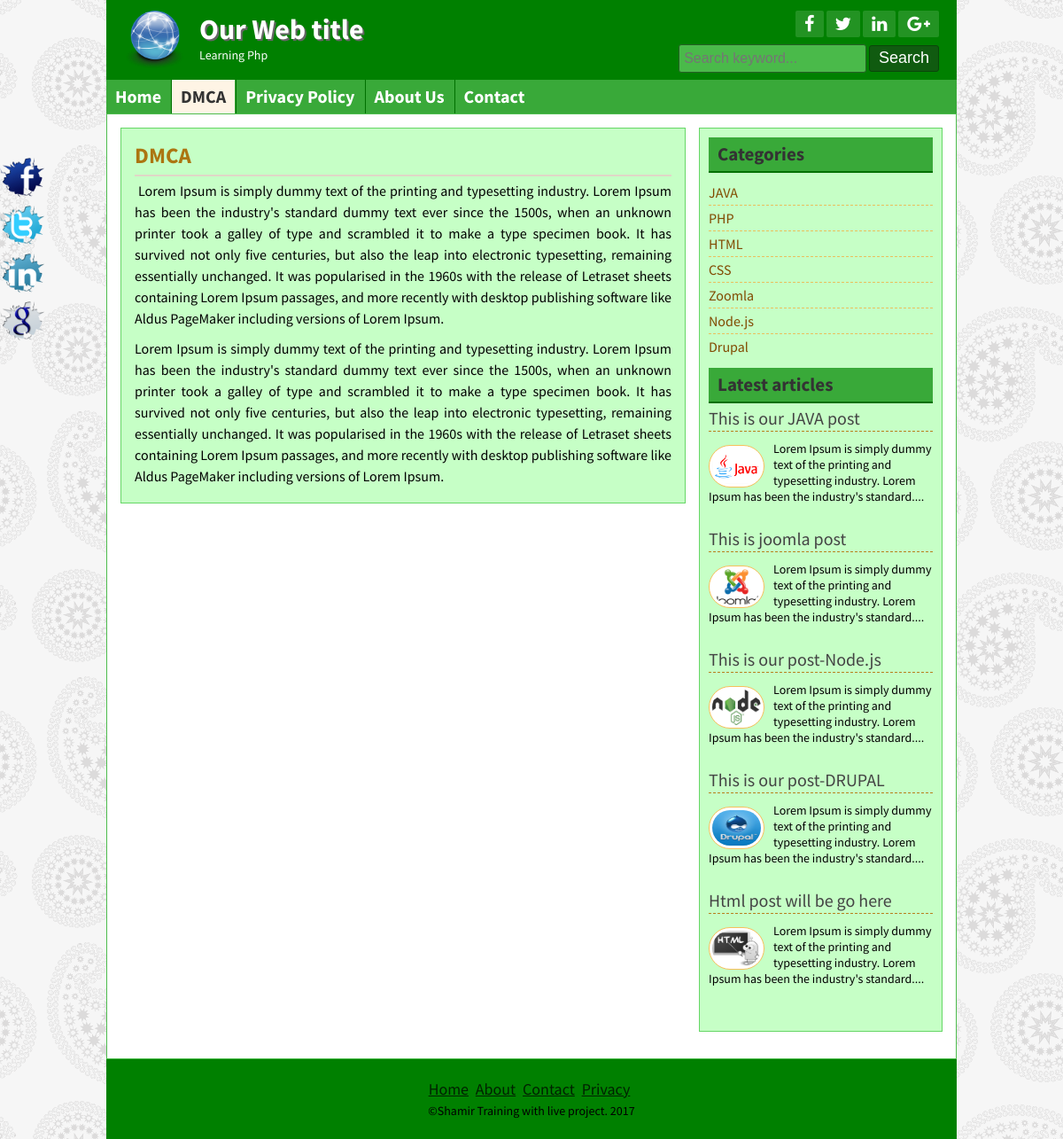
Page /page.php?pageid=1 on the committed database.
### tables this page shows
CREATE TABLE `title_slogan` (
  `id` int(11) NOT NULL,
  `title` varchar(255) NOT NULL,
  `slogan` varchar(255) NOT NULL,
  `logo` varchar(255) NOT NULL
);

CREATE TABLE `tbl_social` (
  `id` int(11) NOT NULL,
  `fb` varchar(255) NOT NULL,
  `tw` varchar(255) NOT NULL,
  `ln` varchar(255) NOT NULL,
  `gp` varchar(255) NOT NULL
);

CREATE TABLE `tbl_page` (
  `id` int(11) NOT NULL,
  `name` varchar(255) NOT NULL,
  `body` text NOT NULL
);

CREATE TABLE `tbl_category` (
  `id` int(11) NOT NULL,
  `name` varchar(50) NOT NULL
);

CREATE TABLE `tbl_post` (
  `id` int(11) NOT NULL,
  `cat` int(11) NOT NULL,
  `title` varchar(255) NOT NULL,
  `body` text NOT NULL,
  `image` varchar(255) NOT NULL,
  `author` varchar(50) NOT NULL,
  `tags` varchar(255) NOT NULL,
  `date` timestamp NOT NULL DEFAULT CURRENT_TIMESTAMP,
  `userid` int(11) NOT NULL
);

CREATE TABLE `tbl_copyright` (
  `id` int(11) NOT NULL,
  `note` varchar(255) NOT NULL
);

### lib/Database.php (called while the page is built, shortened)
<?php
	class Database{
		public $host = DB_HOST;
		public $user = DB_USER;
		public $pass = DB_PASS;
		public $dbname = DB_NAME;
		public $link;
		private function connectDb(){
			$this->link = new mysqli($this->host, $this->user, $this->pass, $this->dbname);
		}
		public function selectDb($query){
			$result = $this->link->query($query) or die($this->link->error.__LINE__);
			if($result->num_rows > 0){
				return $result;
			}else{
				return false;
			}
		}
	}
?>

### helpers/Format.php (called while the page is built, shortened)
<?php
	class Format{
		public function textShorten($body, $limit = 400){
			$body = $body."";
			$body = substr($body, 0, $limit);
			$body = substr($body, 0, strrpos($body, ' '));
			$body = $body."....";
			return $body;
		}
	}
?>

### page.php (the view)
<?php  include 'inc/header.php'; ?>
<?php
    if (!isset($_GET['pageid']) || $_GET['pageid'] == NULL) {
       header("Location: 404.php");
    }else{
        $id = $_GET['pageid'];
    }
?>
<?php
            $query = "SELECT * FROM tbl_page WHERE id='$id'";
            $pages = $db->selectDb($query);
            if ($pages) {
                while ($result = $pages->fetch_assoc()) {
?>
	<div class="contentsection contemplete clear">
		<div class="maincontent clear">
			<div class="about">
				<h2><?php echo $result['name']; ?></h2>
				<?php echo $result['body']; ?>
	</div>
		</div>
<?php } } else { header("Location: 404.php"); } ?>
<?php
	include 'inc/sidebar.php';
	include 'inc/footer.php';
?>

### inc/header.php (shortened to what this page needs)
<?php
 include 'lib/Database.php';
 include 'helpers/Format.php';
 $db = new Database();
 $fm = new Format();
?>
<!DOCTYPE html>
<html>
<head>
	<?php include 'scripts/css.php'; ?>
</head>
<body>
	<div class="headersection templete clear">
		<a href="#">
			<div class="logo">
		 <?php
	        $query = "SELECT * FROM title_slogan WHERE id='1'";
	        $seltitle = $db->selectDb($query);
	        if ($seltitle) {
            	while ($result = $seltitle->fetch_assoc()) {
   		 ?>
				<img src="admin/<?php echo $result['logo'] ?>" alt="Logo"/>
				<h2><?php echo $result['title'] ?></h2>
				<p><?php echo $result['slogan'] ?></p>
		<?php } } ?>
			</div>
		</a>
		<div class="social clear">
			<div class="icon clear">
		<?php
	        $query = "SELECT * FROM tbl_social WHERE id='1'";
	        $social = $db->selectDb($query);
	        if ($social) {
	            while ($result = $social->fetch_assoc()) {
		?>
				<a href="<?php echo $result['fb']; ?>" target="_blank"><i class="fa fa-facebook"></i></a>
				<a href="<?php echo $result['tw']; ?>" target="_blank"><i class="fa fa-twitter"></i></a>
				<a href="<?php echo $result['ln']; ?>" target="_blank"><i class="fa fa-linkedin"></i></a>
				<a href="<?php echo $result['gp']; ?>" target="_blank"><i class="fa fa-google-plus"></i></a>
		<?php } } ?>
			</div>
			<div class="searchbtn clear">
			<form action="search.php" method="post">
				<input type="text" name="search" placeholder="Search keyword..."/>
				<input type="submit" name="submit" value="Search"/>
			</form>
			</div>
		</div>
	</div>
<div class="navsection templete">
<?php
			$path = $_SERVER['SCRIPT_FILENAME'];
			$currentpage = basename($path, '.php');
?>
	<ul>
		<li><a
		<?php if ($currentpage == 'index') { echo 'id="active"'; } ?>
		href="index.php">Home</a></li>
		<?php
            $query = "SELECT * FROM tbl_page";
            $pages = $db->selectDb($query);
            if ($pages) {
                while ($result = $pages->fetch_assoc()) {
        ?>
            <li><a
				<?php if (isset($_GET['pageid']) && $_GET['pageid'] == $result['id']) {
       				 echo 'id="active"';
       				}
       			?>
            href="page.php?pageid=<?php echo $result['id']; ?>"><?php echo $result['name']; ?></a> </li>
        <?php } } ?>
		<li><a
		<?php if ($currentpage == 'contact') { echo 'id="active"'; } ?>
		href="contact.php">Contact</a></li>
	</ul>
</div>

### inc/sidebar.php
<div class="sidebar clear">
			<div class="samesidebar clear">
				<h2>Categories</h2>
					<ul>
					<?php
						$query = "SELECT * FROM tbl_category ";
						$post = $db->selectDb($query);
						if ($post) {
							while ($result = $post->fetch_assoc()) {
					?>
						<li><a href="posts.php?category=<?php echo $result['id']; ?>"><?php echo $result['name']; ?></a></li>
					<?php } } else{ ?>
						<li><p>No Category Available</p></li>
					<?php  } ?>
					</ul>
			</div>
			<div class="samesidebar clear">
				<h2>Latest articles</h2>
				<?php
					$query = "SELECT * FROM tbl_post LIMIT 5";
					$post = $db->selectDb($query);
					if ($post) {
						while ($result = $post->fetch_assoc()) {
				?>
					<div class="popular clear">
						<h3><a href="post.php?id=<?php echo $result['id']; ?>"><?php echo $result['title']; ?></a></h3>
						<a href="#"><img src="admin/<?php echo $result['image']; ?>" alt="post image"/></a>
						<?php echo $fm->textShorten($result['body'], 125); ?>
					</div>
<?php } ?>
<?php  } else{
		 echo "No latest articles Found";
	}?>
			</div>
</div>

### inc/footer.php (shortened to what this page needs)
</div>
	<div class="footersection templete clear">
	  <div class="footermenu clear">
		<ul>
			<li><a href="#">Home</a></li>
			<li><a href="#">About</a></li>
			<li><a href="#">Contact</a></li>
			<li><a href="#">Privacy</a></li>
		</ul>
	  </div>
<?php
        $query = "SELECT * FROM tbl_copyright WHERE id='1'";
        $copy = $db->selectDb($query);
        if ($copy) {
            while ($result = $copy->fetch_assoc()) {
?>
	  <p>&copy;<?php echo $result['note']; ?> <?php echo date('Y'); ?></p>
<?php } } ?>
	</div>
	<div class="fixedicon clear">
	<?php
	        $query = "SELECT * FROM tbl_social WHERE id='1'";
	        $social = $db->selectDb($query);
	        if ($social) {
	            while ($result = $social->fetch_assoc()) {
	?>
		<a href="<?php echo $result['fb']; ?>"><img src="images/fb.png" alt="Facebook"/></a>
		<a href="<?php echo $result['tw']; ?>"><img src="images/tw.png" alt="Twitter"/></a>
		<a href="<?php echo $result['ln']; ?>"><img src="images/in.png" alt="LinkedIn"/></a>
		<a href="<?php echo $result['gp']; ?>"><img src="images/gl.png" alt="GooglePlus"/></a>
	<?php } } ?>
	</div>
</body>
</html>

### style.css (style rules this page uses)
* { margin:0;padding:0;outline:0 }
body { font-family: 'Source Sans Pro', sans-serif;font-size:14px;line-height:18px;color:#000;background:url(images/bg.png)repeat fixed 0 0 #fff; }
.templete { width:960px;margin:0 auto; }
.contemplete { margin: 0 auto; width: 928px; }
.clear { overflow:hidden; }
input[type="text"], input[type="email"] { border: 1px solid #cfc5b6; border-radius: 3px; margin-bottom: 5px; padding: 5px; width: 300px; }
input[type="submit"] { background: #b7801c none repeat scroll 0 0; border: 1px solid #e6af4b; color: #fff; cursor: pointer; font-size: 20px; padding: 1px 10px; }
.headersection { background: #ca932f none repeat scroll 0 0; color: #fff; }
.logo { float: left; width: 580px; }
.logo img { float: left; margin-right: 15px; padding-bottom: 10px; padding-left: 20px; padding-top: 10px; width: 70px; }
.logo h2 { color: #fff; font-size: 32px; margin-bottom: 11px; margin-top: 24px; text-shadow: 2px 2px 0 #666; }
.logo p { color:#fff; }
.social { float: right; margin-right: 20px; margin-top: 12px; text-align: right; width: 360px; }
.icon { float: right; }
.icon a { background: #a56e0a none repeat scroll 0 0; border-radius: 2px; color: #fff; display: block; float: left; font-size: 20px; margin-left: 3px; padding: 5px 10px; }
.searchbtn { float: right; margin-top: 8px; }
.searchbtn input[type="text"] { border: 1px solid #A56E0A; width: 200px; background: #FFE07C; font-size: 16px; height: 20px; }
.searchbtn input[type="submit"] { border: 1px solid #9d6602; border-radius: 3px; font-size: 18px; height: 30px; padding-left: 10px; padding-right: 10px; padding-top: 0; cursor: pointer; }
.navsection { background: none repeat scroll 0 0 #e6af4b; min-height: 38px; }
.navsection ul { margin:0;padding:0;list-style:none; }
.navsection ul li { border-left: 1px solid #fdc662; border-right: 1px solid #c18a26; display: block; float: left; position:relative; }
.navsection ul li:first-child { border-left: 0px solid #fdc662; }
.navsection ul li:last-child { border-right: 0px solid #c18a26; }
.navsection ul li a { color: #fff; display: block; font-size: 20px; font-weight: bold; padding: 10px; text-decoration: none; }
.navsection ul li a:hover, #active { background:#FEF4E5;color:#333; }
.contentsection { background: #ffffff none repeat scroll 0 0; border: 1px solid #ca932f; padding: 15px; }
.maincontent { background: #fef4e5 none repeat scroll 0 0; border: 1px solid #ded4c5; float: left; margin: 0 15px 15px 0; padding: 8px 15px; width: 606px; }
.about { font-size: 16px; line-height: 24px; text-align: justify; }
.about p { font-size: 16px; line-height: 24px; margin-bottom: 10px; text-align: justify; }
.samepost h2, .about h2 { border-bottom: 2px solid #e0d6c7; color: #ac7511; font-size: 25px; margin-bottom: 4px; padding: 10px 10px 10px 0; }
.sidebar { background: #fef4e5 none repeat scroll 0 0; border: 1px solid #ded4c5; float: right; margin-bottom: 15px; margin-top: 0; padding: 10px; width: 253px; }
.samesidebar { margin-bottom: 10px; }
.samesidebar h2 { background: #e6af4b none repeat scroll 0 0; border-bottom: 2px solid #b7801c; color: #333; margin-bottom: 8px; padding: 10px; }
.samesidebar ul { padding:0;margin:0;list-style:none; }
.samesidebar ul li { border-bottom: 1px dashed #e9c05c; font-size: 16px; padding: 5px 8px 5px 0; }
.samesidebar ul li:last-child { border-bottom: 0px dashed #e9c05c; }
.samesidebar ul li a { color: #814a00; text-decoration: none; }
.samesidebar p { margin-bottom: 10px; }
.popular { margin-bottom: 20px; }
.popular h3 { border-bottom: 1px dashed #b7801c; font-size: 20px; font-weight: normal; margin-bottom: 10px; padding-bottom: 5px; }
.popular h3 a { text-decoration:none;color:#444 }
.popular img { background: #fff none repeat scroll 0 0; border: 1px solid #f6bf5b; border-radius: 30px; float: left; height: 40px; margin-right: 10px; margin-top: 5px; padding: 3px; width: 55px; }
.footersection { height:90px;background:#B7801C;text-align:center }
.footermenu { margin-top: 25px; margin-bottom: 5px; }
.footermenu ul { padding:0;margin:0;list-style:none;text-align:center; }
.footermenu ul li { display:inline-block; }
.footermenu ul li a { color: #E6AF4B; font-size: 18px; margin-right: 5px; }
.fixedicon { left: 0; position: fixed; top: 175px; width: 60px; }
.fixedicon img { width: 50px; }

### rows in the picture
title_slogan: logo (picture), title "Our Web title", slogan "Learning Php"
tbl_page: name "DMCA", body "Lorem Ipsum is simply dummy text of the printing and typesetting industry. Lorem Ipsum has been the industry's standard dummy text ever since the 1500s, when an unknown printer took a galley of type and scrambled it to make a type specimen book. It has survived not only five centuries, but also the leap into electronic typesetting, remaining essentially unchanged. It was popularised in the 1960s with the release of Letraset sheets containing Lorem Ipsum passages, and more recently with desktop publishing software like Aldus PageMaker including versions of Lorem Ipsum. Lorem Ipsum is simply dummy text of the printing and typesetting industry. Lorem Ipsum has been the industry's standard…"
tbl_page: name "Privacy Policy"
tbl_page: name "About Us"
tbl_category: name "JAVA"
tbl_category: name "PHP"
tbl_category: name "HTML"
tbl_category: name "CSS"
tbl_category: name "Zoomla"
tbl_category: name "Node.js"
tbl_category: name "Drupal"
tbl_post: title "This is our JAVA post", image (picture), body "Lorem Ipsum is simply dummy text of the printing and typesetting industry. Lorem Ipsum has been the industry's standard...."
tbl_post: title "This is joomla post", image (picture), body "Lorem Ipsum is simply dummy text of the printing and typesetting industry. Lorem Ipsum has been the industry's standard...."
tbl_post: title "This is our post-Node.js", image (picture), body "Lorem Ipsum is simply dummy text of the printing and typesetting industry. Lorem Ipsum has been the industry's standard...."
tbl_post: title "This is our post-DRUPAL", image (picture), body "Lorem Ipsum is simply dummy text of the printing and typesetting industry. Lorem Ipsum has been the industry's standard...."
tbl_post: title "Html post will be go here", image (picture), body "Lorem Ipsum is simply dummy text of the printing and typesetting industry. Lorem Ipsum has been the industry's standard...."
tbl_copyright: note "Shamir Training with live project."
